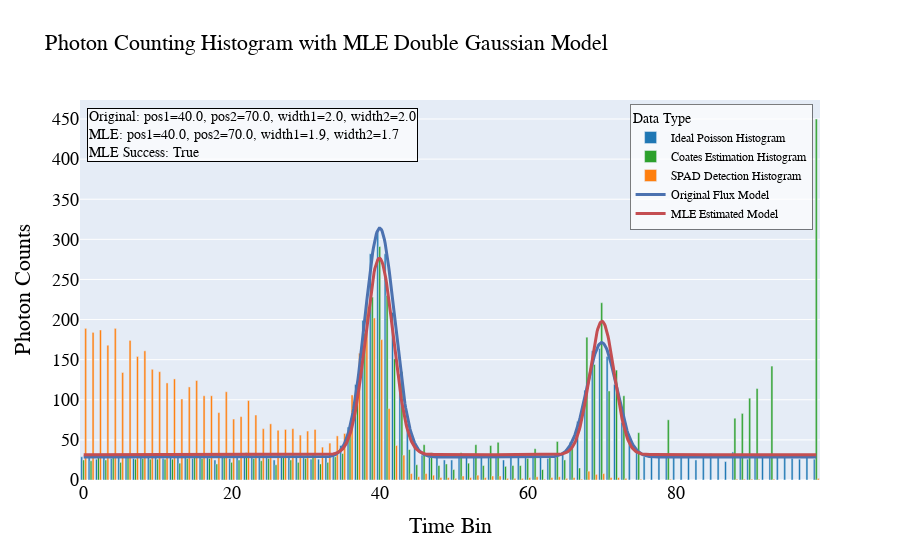

Notebook source saved alongside this figure:
### Code cell
import src.GatingAlgo as ga
# DoubleGaussian参数设置
num_bins = 100
pulse_pos1 = 40
pulse_pos2 = 70
pulse_width1 = 2
pulse_width2 = 2
signal_strength1 = 0.4
signal_strength2 = 0.2
bg_strength = 0.04
num_cycles = 5000

# 创建DoubleGaussian实例
gating_algo_double = ga.DoubleGaussian(num_bins, pulse_pos1, pulse_pos2, pulse_width1, pulse_width2, signal_strength1, signal_strength2, bg_strength, num_cycles)
    
# 绘图
gating_algo_double.plot_combined_hist_mle()

### Figure 1 — Plotly figure (JSON) as saved in the notebook; plotly's stock layout.template omitted (floating-point values rounded to 4 significant figures; data arrays with more than 128 entries replaced by an {"elided": "..."} marker saying what was removed)
{"data": [{"marker": {"color": "rgba(31, 119, 180, 1.0)"}, "name": "Ideal Poisson Histogram", "opacity": 1, "type": "bar", "x": [0, 1, 2, 3, 4, 5, 6, 7, 8, 9, 10, 11, 12, 13, 14, 15, 16, 17, 18, 19, 20, 21, 22, 23, 24, 25, 26, 27, 28, 29, 30, 31, 32, 33, 34, 35, 36, 37, 38, 39, 40, 41, 42, 43, 44, 45, 46, 47, 48, 49, 50, 51, 52, 53, 54, 55, 56, 57, 58, 59, 60, 61, 62, 63, 64, 65, 66, 67, 68, 69, 70, 71, 72, 73, 74, 75, 76, 77, 78, 79, 80, 81, 82, 83, 84, 85, 86, 87, 88, 89, 90, 91, 92, 93, 94, 95, 96, 97, 98, 99], "y": [29, 29, 26, 29, 27, 32, 29, 27, 31, 29, 28, 27, 29, 30, 30, 27, 28, 28, 25, 30, 27, 30, 29, 29, 28, 29, 25, 29, 28, 30, 28, 26, 26, 30, 33, 43, 66, 119, 199, 282, 309, 282, 209, 132, 70, 43, 31, 28, 33, 25, 25, 31, 29, 30, 32, 28, 29, 25, 29, 30, 29, 29, 30, 27, 28, 32, 47, 73, 112, 161, 164, 154, 119, 72, 54, 36, 29, 28, 29, 30, 28, 28, 28, 25, 30, 33, 28, 23, 35, 32, 26, 28, 28, 29, 30, 29, 27, 26, 29, 26]}, {"marker": {"color": "rgba(44, 160, 44, 1.0)"}, "name": "Coates Estimation Histogram", "opacity": 1, "type": "bar", "x": [0, 1, 2, 3, 4, 5, 6, 7, 8, 9, 10, 11, 12, 13, 14, 15, 16, 17, 18, 19, 20, 21, 22, 23, 24, 25, 26, 27, 28, 29, 30, 31, 32, 33, 34, 35, 36, 37, 38, 39, 40, 41, 42, 43, 44, 45, 46, 47, 48, 49, 50, 51, 52, 53, 54, 55, 56, 57, 58, 59, 60, 61, 62, 63, 64, 65, 66, 67, 68, 69, 70, 71, 72, 73, 74, 75, 76, 77, 78, 79, 80, 81, 82, 83, 84, 85, 86, 87, 88, 89, 90, 91, 92, 93, 94, 95, 96, 97, 98, 99], "y": [25, 24, 28, 25, 32, 22, 29, 26, 27, 26, 26, 26, 26, 21, 27, 30, 27, 27, 20, 30, 22, 25, 34, 27, 24, 27, 19, 28, 25, 22, 27, 33, 20, 22, 29, 33, 60, 102, 183, 228, 291, 230, 151, 135, 38, 19, 44, 34, 18, 20, 13, 34, 21, 44, 18, 43, 47, 17, 18, 18, 27, 39, 13, 30, 48, 25, 39, 15, 178, 144, 221, 111, 137, 105, 0, 59, 0, 0, 0, 75, 0, 0, 0, 0, 0, 0, 0, 0, 77, 83, 102, 114, 0, 142, 0, 0, 0, 0, 0, 450]}, {"marker": {"color": "rgba(255, 127, 14, 1.0)"}, "name": "SPAD Detection Histogram", "opacity": 1, "type": "bar", "x": [0, 1, 2, 3, 4, 5, 6, 7, 8, 9, 10, 11, 12, 13, 14, 15, 16, 17, 18, 19, 20, 21, 22, 23, 24, 25, 26, 27, 28, 29, 30, 31, 32, 33, 34, 35, 36, 37, 38, 39, 40, 41, 42, 43, 44, 45, 46, 47, 48, 49, 50, 51, 52, 53, 54, 55, 56, 57, 58, 59, 60, 61, 62, 63, 64, 65, 66, 67, 68, 69, 70, 71, 72, 73, 74, 75, 76, 77, 78, 79, 80, 81, 82, 83, 84, 85, 86, 87, 88, 89, 90, 91, 92, 93, 94, 95, 96, 97, 98, 99], "y": [189, 184, 187, 168, 189, 134, 174, 154, 161, 138, 135, 121, 126, 101, 116, 124, 105, 105, 84, 110, 76, 79, 99, 81, 64, 70, 62, 63, 64, 56, 61, 63, 41, 46, 55, 58, 106, 158, 220, 202, 175, 89, 43, 31, 8, 4, 8, 6, 3, 3, 2, 5, 3, 6, 3, 5, 5, 2, 2, 2, 3, 4, 1, 3, 4, 2, 3, 1, 11, 7, 8, 3, 3, 2, 0, 1, 0, 0, 0, 1, 0, 0, 0, 0, 0, 0, 0, 0, 1, 1, 1, 1, 0, 1, 0, 0, 0, 0, 0, 2]}, {"line": {"color": "#4C72B0", "width": 3}, "mode": "lines", "name": "Original Flux Model", "type": "scatter", "x": {"elided": "1000 float values"}, "y": {"elided": "1000 float values"}}, {"line": {"color": "#C44E52", "width": 3}, "mode": "lines", "name": "MLE Estimated Model", "type": "scatter", "x": {"elided": "1000 float values"}, "y": {"elided": "1000 float values"}}], "layout": {"annotations": [{"align": "left", "bgcolor": "rgba(255,255,255,0.7)", "bordercolor": "black", "borderwidth": 1, "font": {"size": 14}, "showarrow": false, "text": "Original: pos1=40.0, pos2=70.0, width1=2.0, width2=2.0<br>MLE: pos1=40.0, pos2=70.0, width1=1.9, width2=1.7<br>MLE Success: True", "x": 0.01, "xref": "paper", "y": 0.98, "yref": "paper"}], "barmode": "group", "font": {"color": "Black", "family": "Arial, sans-serif", "size": 18}, "legend": {"bgcolor": "rgba(255,255,255,0.7)", "bordercolor": "rgba(0,0,0,0.5)", "borderwidth": 1, "font": {"size": 12}, "title": {"text": "Data Type"}, "x": 0.99, "xanchor": "right", "y": 0.99, "yanchor": "top"}, "title": {"font": {"color": "Black", "family": "Arial, sans-serif", "size": 22}, "text": "Photon Counting Histogram with MLE Double Gaussian Model"}, "xaxis": {"title": {"text": "Time Bin"}}, "yaxis": {"title": {"text": "Photon Counts"}}}}
